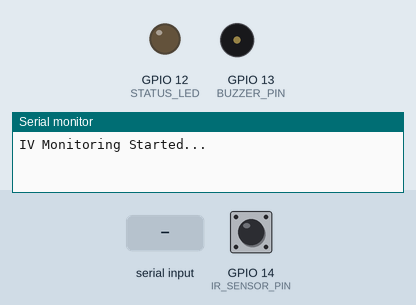
Recording of a program running on a simulated ESP32. Parts: output pins drawn as LEDs (lit = HIGH), buzzer (waves = sounding), the last lines printed to the serial monitor. Inputs (shaded band) come from the test bench; at power-on: GPIO 14 (IR_SENSOR_PIN) HIGH.

Above: at 1.2 s.
1.3 s: GPIO 14 (IR_SENSOR_PIN) driven LOW
2.8 s: "90,45\n" received over Serial
4.3 s: GPIO 14 (IR_SENSOR_PIN) pulsed HIGH 2 times (0.12 s each, 0.3 s apart)
At 7.77 s:
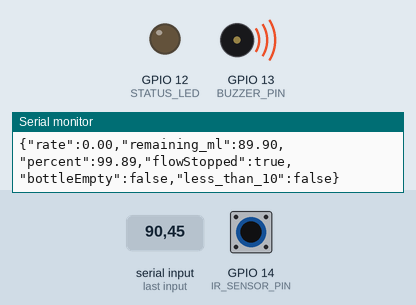
7.9 s: "30,150\n" received over Serial
At 7.9 s:
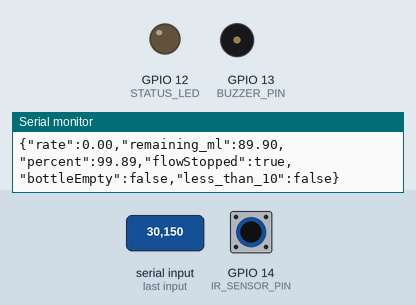
Timing chart, 0 to 10.4 s (numbered marks = the images above; inputs shaded):
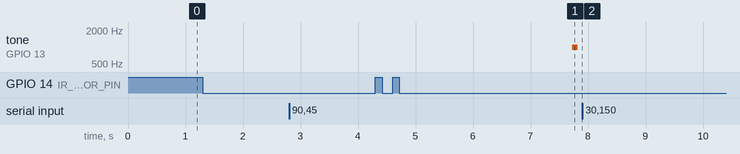

The program:

main.cpp
```cpp
#include <Arduino.h>

#define WINDOW_SIZE 5

float rateBuffer[WINDOW_SIZE] = {0};
int rateIndex = 0;

// --- Function Declaration ---
void sendData(float mlPerHour, float mlLeft, float percentageLeft, bool flowStopped, bool bottleEmpty, bool less10);

// --- Pin Definitions ---
const int IR_SENSOR_PIN = 14;
const int BUZZER_PIN = 13;
const int STATUS_LED = 12;

// --- Configuration ---
const int DROP_FACTOR = 20;
float fullCapacityMl = 500.0;

// --- Global Variables ---
volatile unsigned long lastDropTime = 0;
volatile unsigned long pulseInterval = 0;
volatile int totalDropsCounted = 0;
bool newDrop = false;

// Interrupt for drop detection
void IRAM_ATTR countDrop() {
  unsigned long now = millis();
  if (now - lastDropTime > 150) {
    pulseInterval = now - lastDropTime;
    lastDropTime = now;
    totalDropsCounted++;
    newDrop = true;
  }
}

void setup() {
  Serial.begin(115200);

  pinMode(IR_SENSOR_PIN, INPUT_PULLUP);
  pinMode(BUZZER_PIN, OUTPUT);
  pinMode(STATUS_LED, OUTPUT);

  attachInterrupt(digitalPinToInterrupt(IR_SENSOR_PIN), countDrop, FALLING);

  Serial.println("IV Monitoring Started...");
}

void loop() {

  // =======================
  // 1. SERIAL INPUT (CAPACITY)
  // =======================
  if (Serial.available() > 0) {
    float inputVal = Serial.parseFloat();

    Serial.print("Received Capacity: ");
    Serial.println(inputVal);

    if (inputVal > 0) {
      fullCapacityMl = inputVal;
      totalDropsCounted = 0;
      lastDropTime = millis();
      digitalWrite(BUZZER_PIN, LOW);

      Serial.print("Updated Capacity to: ");
      Serial.println(fullCapacityMl);
    }

    while (Serial.available() > 0) Serial.read();
  }

  // =======================
  // VARIABLES
  // =======================
  float percentageLeft = 0;
  float mlLeft = 0;
  float mlUsed = 0;
  float mlPerHour = 0;
  float dpm = 0;

  static unsigned long lastWarn = 0;
  static unsigned long lastSend = 0;
  static unsigned long lastFlowSend = 0;

  // =======================
  // 2. DROP DETECTED
  // =======================
  if (newDrop) {
    newDrop = false;

    digitalWrite(STATUS_LED, HIGH);

    // Safe division
    if (pulseInterval > 0) {
      dpm = 60000.0 / pulseInterval;
    }

    // Raw rate
    float instantRate = (dpm * 60.0) / DROP_FACTOR;

    // Moving average smoothing
    rateBuffer[rateIndex] = instantRate;
    rateIndex = (rateIndex + 1) % WINDOW_SIZE;

    float sum = 0;
    for (int i = 0; i < WINDOW_SIZE; i++) {
      sum += rateBuffer[i];
    }
    mlPerHour = sum / WINDOW_SIZE;

    // Volume calculations
    mlUsed = (float)totalDropsCounted / DROP_FACTOR;
    mlLeft = fullCapacityMl - mlUsed;
    percentageLeft = (mlLeft / fullCapacityMl) * 100.0;

    // Safety clamp
    if (mlLeft < 0) mlLeft = 0;
    if (percentageLeft < 0) percentageLeft = 0;

    // Flags
    bool bottleEmpty = (percentageLeft <= 0.0);
    bool less10 = (percentageLeft > 0.0 && percentageLeft <= 10.0);
    bool flowStopped = false;

    // Alerts
    if (bottleEmpty) {
      tone(BUZZER_PIN, 1000, 500);
    } else if (less10) {
      tone(BUZZER_PIN, 2000, 500);
    }

    digitalWrite(STATUS_LED, LOW);

    // Send data every 1 second
    if (millis() - lastSend > 1000) {
      sendData(mlPerHour, mlLeft, percentageLeft, flowStopped, bottleEmpty, less10);
      lastSend = millis();
    }
  }

  // =======================
  // 3. FLOW STOPPED
  // =======================
  if (millis() - lastDropTime > 3000 && totalDropsCounted > 0) {

    mlUsed = (float)totalDropsCounted / DROP_FACTOR;
    mlLeft = fullCapacityMl - mlUsed;
    percentageLeft = (mlLeft / fullCapacityMl) * 100.0;

    if (mlLeft < 0) mlLeft = 0;
    if (percentageLeft < 0) percentageLeft = 0;

    bool bottleEmpty = (percentageLeft <= 0.0);
    bool less10 = (percentageLeft > 0.0 && percentageLeft <= 10.0);
    bool flowStopped = true;

    // Warning beep
    if (millis() - lastWarn > 500 && percentageLeft > 0) {
      tone(BUZZER_PIN, 1000, 100);
      lastWarn = millis();
    }

    // Send only once per second
    if (millis() - lastFlowSend > 1000) {
      sendData(mlPerHour, mlLeft, percentageLeft, flowStopped, bottleEmpty, less10);
      lastFlowSend = millis();
    }
  }
}

// =======================
// SEND JSON
// =======================
void sendData(float mlPerHour, float mlLeft, float percentageLeft, bool flowStopped, bool bottleEmpty, bool less10) {

  Serial.println(
    String("{\"rate\":") + mlPerHour +
    ",\"remaining_ml\":" + mlLeft +
    ",\"percent\":" + percentageLeft +
    ",\"flowStopped\":" + (flowStopped ? "true" : "false") +
    ",\"bottleEmpty\":" + (bottleEmpty ? "true" : "false") +
    ",\"less_than_10\":" + (less10 ? "true" : "false") +
    "}"
  );
}
```

Measured:
- after the input at 4.3 s, tone on GPIO 13 (BUZZER_PIN): silent → 1000 Hz after 3.4 s, → silent 0.10 s later
- after the input at 7.9 s, tone on GPIO 13 (BUZZER_PIN): stops changing and stays silent
